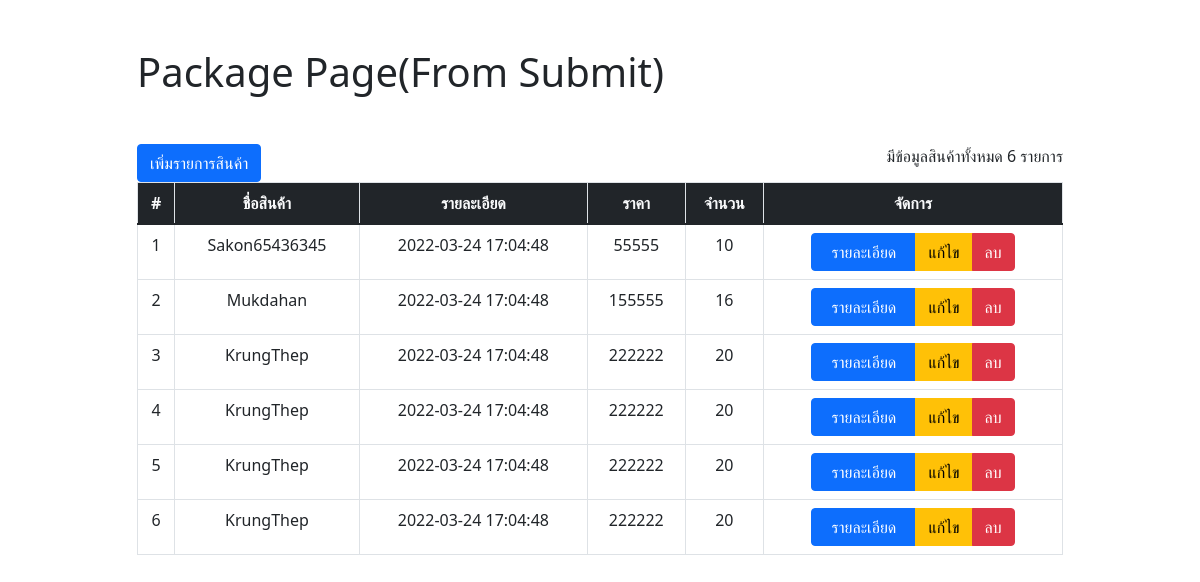
The page /pages/package/index.php on the database its author committed.
### tables this page shows
CREATE TABLE `tb_package` (
  `package_id` int(10) NOT NULL,
  `place` varchar(100) NOT NULL,
  `price` decimal(10,0) NOT NULL,
  `date` datetime NOT NULL,

  `count_people` int(11) NOT NULL,
  `image` varchar(255) NOT NULL DEFAULT 'https://res.cloudinary.com/dnshsje8a/image/upload/v1648304241/default/download_elwy6b.png',
  `detail` varchar(255) NOT NULL

);

### pages/package/index.php (the view, shortened to what this page needs)
<?php
    require('../../php/connectdb.php');
    $sql = "SELECT * FROM tb_package";
    $result = mysqli_query($conn, $sql);
?>
<!DOCTYPE html>
<html lang="en">
<head>
    <link href="https://cdn.jsdelivr.net/npm/bootstrap@5.1.3/dist/css/bootstrap.min.css" rel="stylesheet">
</head>
<body>
    <div class="container mt-5">
        <div class="row justify-content-center">
            <div class="col-md-10">
                <h1 class="mb-5"> Package Page(From Submit) </h1>
                <a href="form-create.php" class="btn btn-primary"  >เพิ่มรายการสินค้า</a>
                <span class="float-end" >มีข้อมูลสินค้าทั้งหมด <?php echo mysqli_num_rows($result) ?> รายการ </span>
            </div>
            <div class="col-md-10">
                <div class="table-responsive" >
                    <?php if (mysqli_num_rows($result) > 0): ?>
                    <table class="table table-bordered">
                        <thead>
                        <tr class="text-center text-light bg-dark">
                            <th>#</th>
                            <th>ชื่อสินค้า</th>
                            <th>รายละเอียด</th>
                            <th>ราคา</th>
                            <th>จำนวน</th>
                            <th>จัดการ</th>
                        </tr>
                        </thead>
                        <tbody>
                        <?php while ($row = mysqli_fetch_assoc($result)):?>
                            <tr class="text-center">
                                <td> <?php echo $row['package_id'] ?> </td>
                                <td> <?php echo $row['place'] ?> </td>
                                <td> <?php echo $row['date'] ?> </td>
                                <td> <?php echo $row['price'] ?> </td>
                                <td> <?php echo $row['count_people'] ?> </td>
                                <td>
                                    <div class="btn-group">
                                        <button class="btn btn-primary"
                                                data-bs-toggle="modal"
                                                data-bs-target="#my-modal<?php echo $row['package_id'] ?>"
                                                style="width: 105px;"> รายละเอียด </button>
                                        <a href="form-update.php?id=<?php echo $row['package_id'] ?>" class="btn btn-warning"> แก้ไข </a>
                                        <a href="php/delete.php?id=<?php echo $row['package_id'] ?>" class="btn btn-danger"> ลบ </a>
                                    </div>
                                </td>
                            </tr>
                        <?php endwhile; ?>
                        </tbody>
                    </table>
                    <?php
                        else:
                            echo "<p class='mt-5'>ไม่มีข้อมูลในฐานข้อมูล</p>";
                        endif;
                    ?>
                </div>
            </div>
        </div>
    </div>
</body>
</html>

### rows shown on the page
tb_package: package_id "1", place "Sakon65436345", date "2022-03-24 17:04:48", price "55555", count_people "10"
tb_package: package_id "2", place "Mukdahan", date "2022-03-24 17:04:48", price "155555", count_people "16"
tb_package: package_id "3", place "KrungThep", date "2022-03-24 17:04:48", price "222222", count_people "20"
tb_package: package_id "4", place "KrungThep", date "2022-03-24 17:04:48", price "222222", count_people "20"
tb_package: package_id "5", place "KrungThep", date "2022-03-24 17:04:48", price "222222", count_people "20"
tb_package: package_id "6", place "KrungThep", date "2022-03-24 17:04:48", price "222222", count_people "20"

### other values the page prints
mysqli_num_rows($result) "6"
